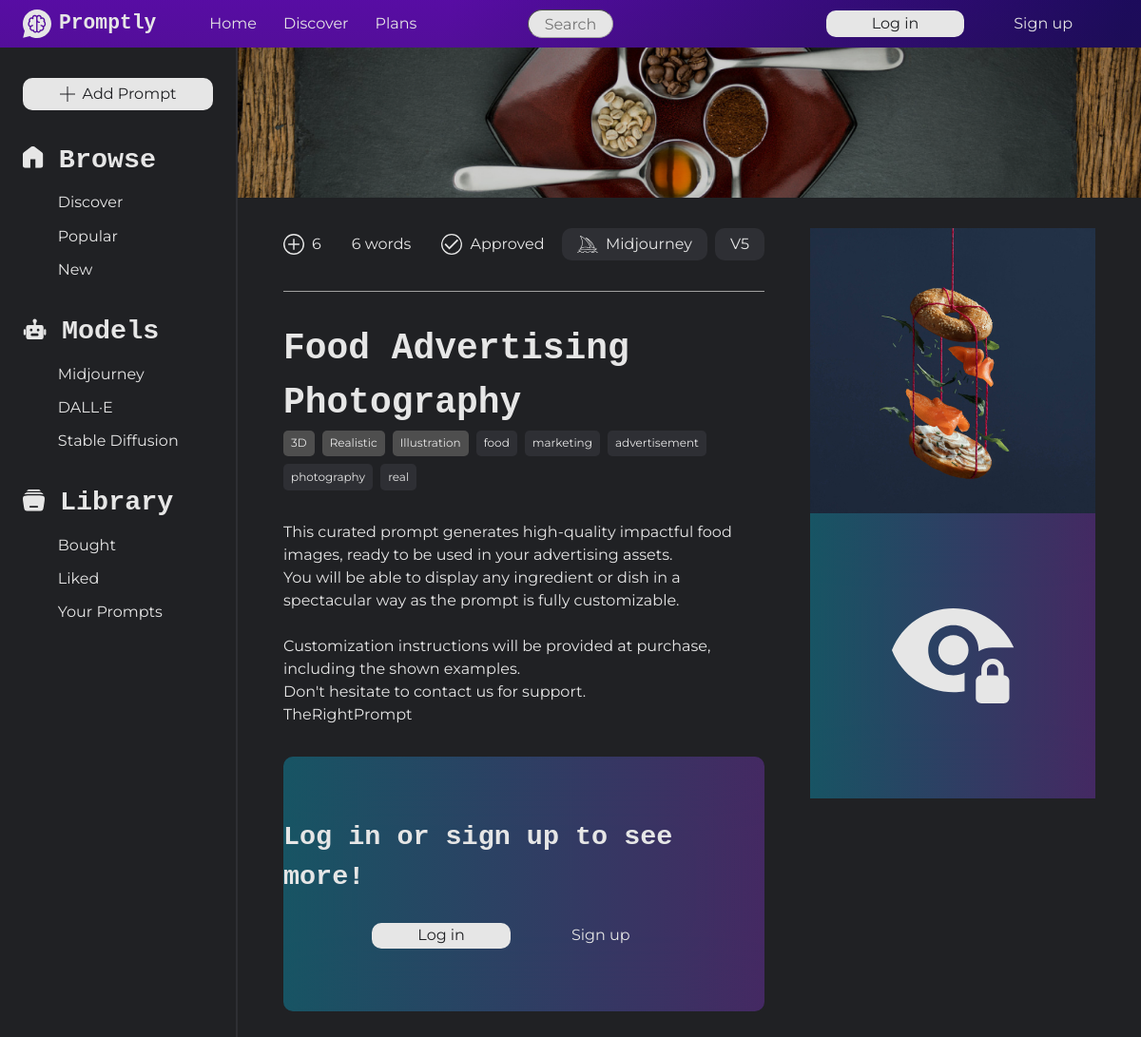
The page /prompt.php?id=3 on the database its author committed.
### tables this page shows
CREATE TABLE `ai_models` (
  `id` int(11) NOT NULL,
  `name` varchar(50) NOT NULL,
  `description` varchar(300) NOT NULL,
  `versions` text NOT NULL,
  `icon` varchar(300) NOT NULL
);

CREATE TABLE `prompts` (
  `id` int(11) NOT NULL,
  `title` varchar(70) NOT NULL,
  `description` varchar(1000) NOT NULL,
  `tags` text NOT NULL,
  `prompt` text NOT NULL,
  `prompt_instructions` text NOT NULL,
  `word_count` int(11) NOT NULL,
  `author_id` int(11) NOT NULL,
  `model_id` int(11) NOT NULL,
  `model_version` varchar(30) NOT NULL,
  `header_image` varchar(300) NOT NULL,
  `example_image1` varchar(300) NOT NULL,
  `example_image2` varchar(300) DEFAULT NULL,
  `example_image3` varchar(300) DEFAULT NULL,
  `example_image4` varchar(300) DEFAULT NULL,
  `date_created` datetime NOT NULL DEFAULT current_timestamp(),
  `views` int(11) NOT NULL DEFAULT 0,
  `free` tinyint(1) NOT NULL DEFAULT 0,
  `approved` tinyint(1) NOT NULL DEFAULT 0
);

CREATE TABLE `categories` (
  `id` int(11) NOT NULL,
  `title` varchar(50) NOT NULL
);

### classes/Prompt.php (called while the page is built, shortened)
<?php
class Prompt
{
    public static function getPromptById (int $id): array
    {
        $PDO = Database::getInstance();
        $stmt = $PDO->prepare("SELECT * FROM prompts WHERE id = :id");
        $stmt->bindValue(":id", $id);
        $stmt->execute();
        return $stmt->fetch(PDO::FETCH_ASSOC);
    }
    public static function getModelById (int $id): array
    {
        $PDO = Database::getInstance();
        $stmt = $PDO->prepare("select * from ai_models where id = :id");
        $stmt->bindValue(":id", $id);
        $stmt->execute();
        return $stmt->fetch(PDO::FETCH_ASSOC);
    }
    public static function getAllModels(): array
    {
        $PDO = Database::getInstance();
        $stmt = $PDO->query("select * from ai_models");
        $stmt->execute();
        return $stmt->fetchAll(PDO::FETCH_ASSOC);
    }
    public static function getCategoriesByPromptId (int $id): array
    {
        $PDO = Database::getInstance();
        $stmt = $PDO->prepare("SELECT categories.* FROM categories JOIN category_prompt ON categories.id = category_prompt.category_id WHERE category_prompt.prompt_id = :id");
        $stmt->bindValue(":id", $id);
        $stmt->execute();
        return $stmt->fetchAll(PDO::FETCH_ASSOC);
    }
}

### prompt.php (the view, shortened to what this page needs)
<?php
include_once(__DIR__ . '/classes/Prompt.php');
if (!empty($_GET['id'])) {
    $prompt = Prompt::getPromptById($_GET['id']);
    $model = Prompt::getModelById($prompt['model_id']);
    $categories = Prompt::getCategoriesByPromptId($_GET['id']);
    $tags = json_decode($prompt['tags'], true);
} else {
    Leave();
}
?><!DOCTYPE html>
<html lang="en">
<head>
    <link rel="stylesheet" href="css/main.css">
    <link rel="stylesheet" href="css/platform.css">
    <link rel="stylesheet" href="css/single-prompt.css">
</head>
<body>
    <?php include_once(__DIR__ . "/partials/nav.inc.php"); ?>
    <main>
        <?php include_once(__DIR__ . "/partials/aside.inc.php"); ?>
        <div>
            <header id="prompt-header" style="background-image: url(<?php echo $prompt['header_image'] ?>); cursor: default;">
                <div></div>
            </header>
            <div class="center-parent">
                <div class="center" id="single-prompt-grid">
                    <div>
                        <section id="single-prompt-top">
                            <p id="single-prompt-top-left">
                                <span aria-label="Amount of people that bought the prompt">
                                    <img src="assets/images/site/plus-circle-icon.svg" alt="Buy icon">
                                    6
                                </span>
                                <span><?php echo htmlspecialchars($prompt['word_count']); ?> words</span>
                                <?php if ($prompt['approved']) : ?>
                                    <span>
                                        <img src="assets/images/site/success-icon.svg" alt="Check mark">
                                        Approved
                                    </span>
                                <?php endif; ?>
                            </p>
                            <div id="single-prompt-top-right">
                                <span>
                                    <img src="<?php echo $model['icon'] ?>" alt="Model icon">
                                    <?php echo $model['name']; ?>
                                </span>
                                <span>
                                    <?php echo $prompt['model_version']; ?>
                                </span>
                            </div>
                        </section>
                        <hr class="single-prompt-hr">
                        <section id="single-prompt-basic-info">
                            <div>
                                <h1><?php echo htmlspecialchars($prompt['title']); ?></h1>
                                <p id="single-prompt-tags">
                                    <?php foreach($categories as $category) : ?>
                                        <a class="white-a" href="all-prompts?categories=<?php echo $category['id']; ?>"><?php echo htmlspecialchars($category['title']); ?></a>
                                    <?php endforeach; ?>
                                    <?php foreach($tags as $tag) : ?>
                                        <span><?php echo htmlspecialchars($tag); ?></span>
                                    <?php endforeach; ?>
                                </p>
                            </div>
                            <p><?php echo nl2br(htmlspecialchars($prompt['description'])); ?></p>
                        </section>
                        <?php if (!isset($_SESSION['loggedIn']) || $_SESSION['loggedIn'] === false) : ?>
                            <section class="single-prompt-login-container">
                                <h2>Log in or sign up to see more!</h2>
                                <div>
                                    <a class="button primary-btn-white" id="primary-btn-nav" href="login">Log in</a>
                                    <a class="secondary-btn-white white-a" href="register">Sign up</a>
                                </div>
                            </section>
                        <?php endif; ?>
                    </div>
                    <section id="single-prompt-image-container">
                        <figure style="background-image: url(<?php echo $prompt['example_image1']; ?>);" alt="Example image 1"></figure>
                        <?php if (!isset($_SESSION['loggedIn']) || $_SESSION['loggedIn'] === false) : ?>
                            <figure class="single-prompt-login-container" style="aspect-ratio: 1/1; border-radius: 0;">
                                <img src="assets/images/site/locked-eye-icon.svg" alt="Locked">
                            </figure>
                        <?php endif; ?>
                    </section>
                </div>
            </div>
        </div>
    </main>
</body>
</html>

### partials/aside.inc.php
<?php
include_once($_SERVER['DOCUMENT_ROOT'] . __ROOT__ . 'classes/Prompt.php');
$navModels = Prompt::getAllModels();
?><aside>
    <nav aria-label="Platform/tab navigator" id="aside-nav">
        <a class="button primary-btn-white" href="<?php echo __ROOT__; ?>tools/add-prompt">
            <img src="<?php echo __ROOT__; ?>assets/images/site/plus-icon.svg" alt="Icon of a plus">
            <span>Add Prompt</span>
        </a>
        <div>
            <a href="<?php echo __ROOT__; ?>discover" class="aside-title">
                <img src="<?php echo __ROOT__ ;?>assets/images/site/home-icon.svg" alt="Home icon">
                <h2>Browse</h2>
            </a>
            <ul class="aside-ul">
                <li><a href="<?php echo __ROOT__; ?>discover">Discover</a></li>
                <li><a href="<?php echo __ROOT__; ?>all-prompts?order=popular">Popular</a></li>
                <li><a href="<?php echo __ROOT__; ?>all-prompts?order=new">New</a></li>
            </ul>
        </div>
        <div id="aside-models">
            <div class="aside-title">
                <img src="<?php echo __ROOT__ ;?>assets/images/site/robot-icon.svg" alt="Model icon">
                <h2>Models</h2>
            </div>
            <ul class="aside-ul">
                <?php foreach ($navModels as $navModel) : ?>
                    <li><a href="<?php echo __ROOT__; ?>all-prompts?order=popular&models=<?php echo $navModel['id']; ?>"><?php echo $navModel['name']; ?></a></li>
                <?php endforeach; ?>
            </ul>
        </div>
        <div>
            <a href="<?php echo __ROOT__; ?>library.php" class="aside-title">
                <img src="<?php echo __ROOT__ ;?>assets/images/site/library-icon.svg" alt="Library icon">
                <h2>Library</h2>
            </a>
            <ul class="aside-ul">
                <li><a href="<?php echo __ROOT__; ?>library.php?page=bought">Bought</a></li>
                <li><a href="<?php echo __ROOT__; ?>library.php?page=liked">Liked</a></li>
                <li><a href="<?php echo __ROOT__; ?>library.php?page=yours">Your Prompts</a></li>
            </ul>
        </div>
    </nav>
</aside>
<div id="aside-placeholder"></div>

### css/main.css (style rules this page uses)
:root { --dark-grey: #202124; --purple: #6F04D9; --dark-blue: #1B0273; --medium-blue: #3866F2; --light-medium-blue: #0597F2; --light-blue: #05C7F2; --off-white: #E6E6E6; --grey-1: #A0A0A0; --grey-2: #2E2F34; --grey-3: #4E4E4E; --red: rgb(196, 2, 2); --green: rgb(29, 124, 29); --blue-purple-gradient: linear-gradient(90.77deg, #05C7F2 0%, #953CEE 100%); --purple-gradient: linear-gradient(105.4deg, #6F04D9 39.2%, #1B0273 97.9%); --small-size: 0.75rem; --body-size: 1rem; --h3-size: 1.333rem; --h2-size: 1.777rem; --h1-size: 2.369rem; --large-size: 3.157rem; --very-large-size: 4.209rem; }
html, body { min-height: 100vh; background-color: var(--dark-grey); }
body { color: var(--off-white); }
p, small, figcaption, a, span, label, input, textarea, select, option, legend { font-family: "Montserrat", sans-serif; font-weight: 400; }
h1, h2, h3, h1 > span, h2 > span, h3 > span { font-family: "Lekton", monospace; font-weight: bold; }
h2 { font-size: var(--h2-size); }
h1 { font-size: var(--h1-size); }
a { color: var(--off-white); text-decoration: none; }
a > img { display: inline-block; }
a:has(img) { display: flex; align-items: center; justify-content: center; gap: 0.5rem }
.primary-btn-white { padding: 0.3rem 1rem; text-align: center; cursor: pointer; text-decoration: none; color: var(--dark-grey); background-color: var(--off-white); border-radius: 10px; border: none; }
.secondary-btn-white { padding: 0.2rem 3rem; cursor: pointer; text-decoration: none; color: var(--off-white); }
#primary-btn-nav { border-radius: 10px; padding: 0.1rem 3rem; }
.button { transition: transform 100ms; }
.white-a { color: var(--off-white); text-decoration: none; }
*, *::before, *::after { box-sizing: border-box; }
* { margin: 0; }
body { line-height: 1.5; -webkit-font-smoothing: antialiased; }
img, picture, video, canvas, svg { display: block; max-width: 100%; }
p, h1, h2, h3, h4, h5, h6 { overflow-wrap: break-word; }

### css/platform.css (style rules this page uses)
body { display: grid; grid-template-rows: 50px 1fr; }
main { display: grid; grid-template-columns: 250px 1fr; }
aside { position: fixed; height: 100%; width: 250px; padding: 2rem 1.5rem; z-index: 10000; border-right: 2px solid var(--grey-2); }
#aside-placeholder { height: 100%; }
#aside-nav > * { margin-bottom: 2rem; }
.aside-title { display: flex; align-items: center; justify-content: flex-start; gap: 1rem; margin-bottom: 0.7rem; }
.aside-title > img { height: 23px; transform: translateY(-0.2rem); }
.aside-ul { list-style: none; padding-left: 0; }
.aside-ul li { margin-bottom: 0.7rem; transition: transform 100ms; }
.aside-ul li > a { display: block; padding-left: 2.3rem; transition: transform 100ms; }
.center-parent { padding: 0 3rem; }
.center { max-width: 1200px; margin: 0 auto; padding: 2rem 0; }

### rows shown on the page
ai_models: name "Midjourney", icon (picture)
ai_models: name "DALL·E"
ai_models: name "Stable Diffusion"
prompts: header_image (picture), word_count "6", model_version "V5", title "Food Advertising Photography", tags "food", tags "marketing", tags "advertisement", tags "photography", tags "real", description "This curated prompt generates high-quality impactful food images, ready to be used in your advertising assets. You will be able to display any ingredient or dish in a spectacular way as the prompt is fully customizable. Customization instructions will be provided at purchase, including the shown examples. Don't hesitate to contact us for support. TheRightPrompt", example_image1 (picture)
categories: title "3D"
categories: title "Realistic"
categories: title "Illustration"
